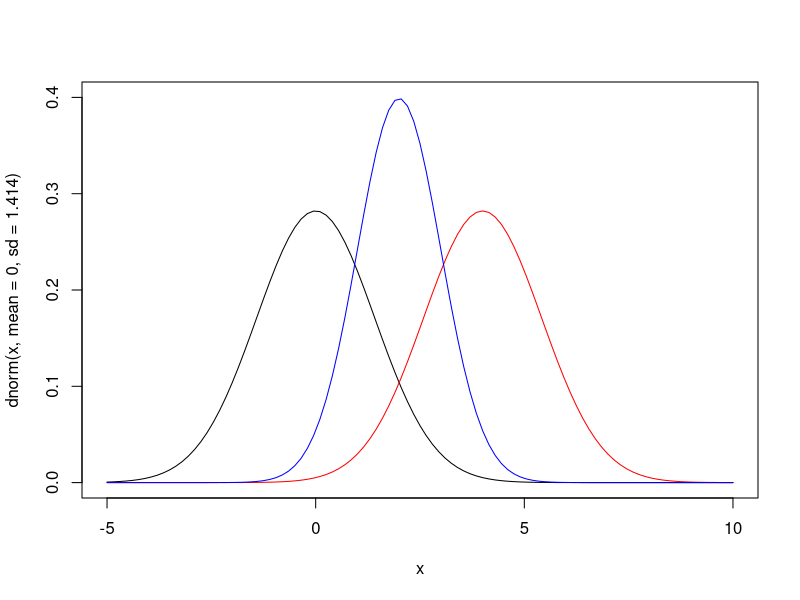
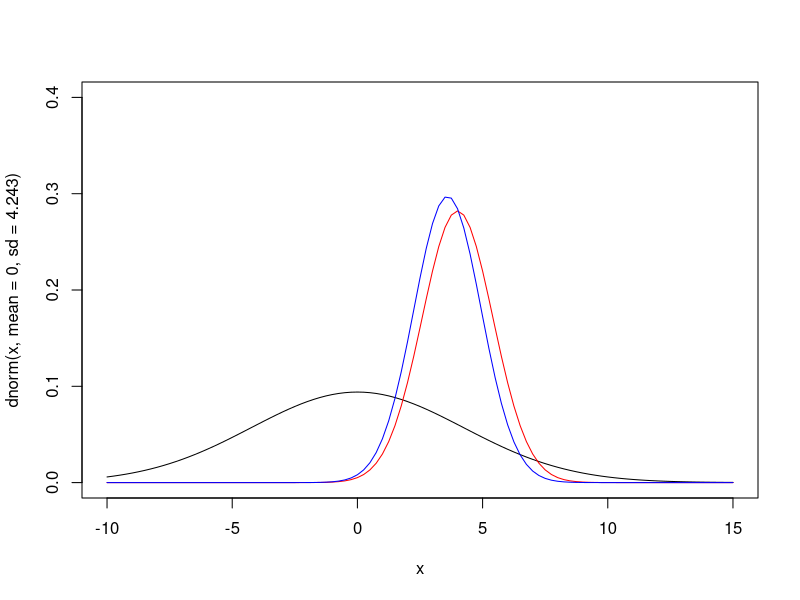

Source code (R) for these figures, in order:
## ---- chunk 1
knitr::opts_chunk$set(echo = FALSE,message = FALSE, warning = FALSE)
## ---- chunk 2
rm(list=ls())
curve(dnorm(x,mean=0,sd=1.414),from=-5,to=10,col='black',ylim = c(0,0.4))
curve(dnorm(x,mean=4,sd=1.414),from=-5,to=10,col='red',add=TRUE,ylim = c(0,0.4))
curve(dnorm(x,mean=2,sd=1),from=-5,to=10,col='blue',add=TRUE,ylim = c(0,0.4))
#the "x" in the dnorm will be replaced with numbers between "from" and "to"
#"add=TRUE" is the command to add the new curve to the existing plot
#If you run into issues where a subsequent curve has a higher max density,
# you can set "ylim=c(0,something)" in the initial "curve()" statement,
# where "something" is some number bigger than the height of your curves
## ---- chunk 3
rm(list=ls())
curve(dnorm(x,mean=0,sd=4.243),from=-10,to=15,col='black',ylim = c(0,0.4))
curve(dnorm(x,mean=4,sd=1.414),from=-10,to=15,col='red',add=TRUE,ylim = c(0,0.4))
curve(dnorm(x,mean=3.6,sd=1.342),from=-10,to=15,col='blue',add=TRUE,ylim = c(0,0.4))
#the "x" in the dnorm will be replaced with numbers between "from" and "to"
#"add=TRUE" is the command to add the new curve to the existing plot
#If you run into issues where a subsequent curve has a higher max density,
# you can set "ylim=c(0,something)" in the initial "curve()" statement,
# where "something" is some number bigger than the height of your curves
